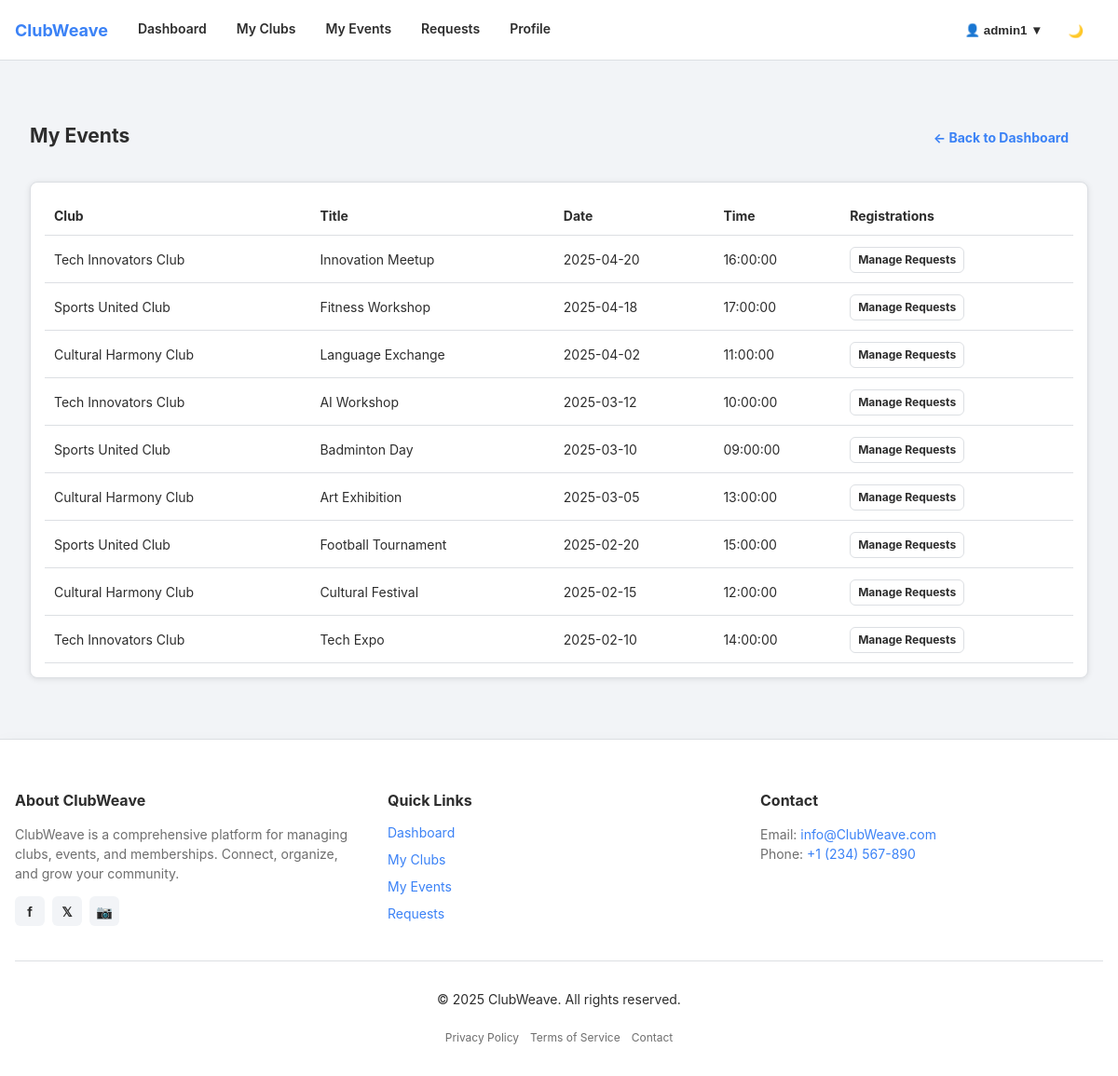
Page /clubadmin/event_list.php (signed in) on the committed database.
### tables this page shows
CREATE TABLE `events` (
  `id` int(11) NOT NULL,
  `club_id` int(11) NOT NULL,
  `created_by` int(11) DEFAULT NULL,
  `title` varchar(100) NOT NULL,
  `description` text DEFAULT NULL,
  `date` date NOT NULL,
  `created_at` timestamp NOT NULL DEFAULT current_timestamp(),
  `event_image` varchar(255) DEFAULT NULL,
  `event_time` time DEFAULT NULL,
  `venue` varchar(100) DEFAULT NULL,
  `registration_deadline` date DEFAULT NULL,
  `max_participants` int(11) DEFAULT NULL
);

CREATE TABLE `clubs` (
  `id` int(11) NOT NULL,
  `name` varchar(100) NOT NULL,
  `description` text DEFAULT NULL,
  `category` varchar(50) DEFAULT NULL,
  `location` varchar(100) DEFAULT NULL,
  `contact_email` varchar(100) DEFAULT NULL,
  `contact_phone` varchar(20) DEFAULT NULL,
  `logo` varchar(255) DEFAULT NULL,
  `founded_year` year(4) DEFAULT NULL,
  `created_by` int(11) NOT NULL,
  `created_at` timestamp NOT NULL DEFAULT current_timestamp(),
  `updated_at` datetime DEFAULT current_timestamp() ON UPDATE current_timestamp()
);

### clubadmin/event_list.php (the view, shortened to what this page needs)
<?php
include "../includes/database.php";
include "../includes/header.php";
$admin_id = $_SESSION['user_id'];
$stmt = $connection->prepare("
    SELECT e.id, e.title, e.date, e.event_time, c.name AS club_name
    FROM events e
    JOIN clubs c ON e.club_id = c.id
    WHERE e.created_by = ?
    ORDER BY e.date DESC
");
$stmt->bind_param("i", $admin_id);
$stmt->execute();
$res = $stmt->get_result();
?>
<main>
<div class="container mt-4">
<div class="d-flex justify-between items-center mb-4">
  <h2>My Events</h2>
  <a href="dashboard.php" class="btn btn-ghost">← Back to Dashboard</a>
</div>
<?php if ($res->num_rows === 0): ?>
    <div class="card text-center text-muted">
      <p>No events created yet.</p>
    </div>
<?php else: ?>
    <div class="card">
      <table class="table">
        <thead>
          <tr>
            <th>Club</th>
            <th>Title</th>
            <th>Date</th>
            <th>Time</th>
            <th>Registrations</th>
          </tr>
        </thead>
        <tbody>
          <?php while($row = $res->fetch_assoc()): ?>
          <tr>
              <td><?= htmlspecialchars($row['club_name']) ?></td>
              <td><?= htmlspecialchars($row['title']) ?></td>
              <td><?= htmlspecialchars($row['date']) ?></td>
              <td><?= htmlspecialchars($row['event_time']) ?></td>
              <td><a href="manage_requests.php" class="btn btn-outline" style="padding: 4px 8px; font-size: 12px;">Manage Requests</a></td>
          </tr>
          <?php endwhile; ?>
        </tbody>
      </table>
    </div>
<?php endif; ?>
</div>
</main>
<?php include '../includes/footer.php'; ?>

### assets/css/styles.css (style rules this page uses)
:root { --color-primary: #3b82f6; --color-primary-600: #2563eb; --color-primary-700: #1d4ed8; --color-primary-rgb: 59, 130, 246; --color-secondary: #5caab7; --color-accent: #f6c453; --text: #2d2d2d; --text-muted: #6e6e6e; --surface-1: #ffffff; --surface-2: #f2f4f7; --border-color: #dcdfe3; --success: #22c55e; --danger-hover: #ef4444; --danger: #f87171; --warning: #f4c430; --space-1: 4px; --space-2: 8px; --space-3: 12px; --space-4: 16px; --space-5: 24px; --space-6: 32px; --radius-sm: 6px; --radius-md: 8px; --radius-lg: 12px; --radius-pill: 999px; --shadow-sm: 0 6px 18px rgba(0, 0, 0, 0.05); --shadow-lg: 0 20px 40px rgba(0, 0, 0, 0.1); --font-sans: -apple-system, BlinkMacSystemFont, "Segoe UI", Roboto, "Helvetica Neue", Arial, sans-serif; --fs-xs: 12px; --fs-sm: 14px; --fs-md: 16px; --fs-lg: 20px; --fs-xl: 24px; --lh-normal: 1.5; }
* { box-sizing: border-box; }
html, body { height: 100%; margin: 0; padding: 0; }
body { font-family: var(--font-sans); color: var(--text); background: var(--surface-2); font-size: var(--fs-sm); line-height: var(--lh-normal); }
a { color: var(--color-primary); text-decoration: none; }
.container { max-width: 1200px; margin: var(--space-6) auto; padding: 0 var(--space-4); }
html, body { height: 100%; margin: 0; }
body { display: flex; flex-direction: column; min-height: 100vh; }
main { flex: 1; padding: var(--space-6) var(--space-4); }
.card { background: var(--surface-1); border-radius: var(--radius-md); box-shadow: var(--shadow-sm); padding: var(--space-4); border: 1px solid var(--border-color); margin-bottom: var(--space-4); }
.card { padding: 15px; border-radius: 8px; box-shadow: 0 1px 6px rgba(0,0,0,0.1); }
.btn { display: inline-block; padding: 6px 14px; border-radius: var(--radius-sm); font-weight: 700; cursor: pointer; transition: all 0.15s ease; border: 1px solid transparent; margin-top: 2px; margin-right: 6px; }
.btn-ghost { background: transparent; color: var(--color-primary); border: 1px solid transparent; }
.btn-outline { background: transparent; color: var(--text); border: 1px solid var(--border-color); }
.d-flex { display: flex; }
.justify-between { justify-content: space-between; }
.items-center { align-items: center; }
.mt-4 { margin-top: var(--space-4); }
.mb-4 { margin-bottom: var(--space-4); }
table { width: 100%; border-collapse: collapse; }
th, td { padding: 10px; border-bottom: 1px solid var(--border-color); text-align: left; }

### rows in the picture
events: club.name "Tech Innovators Club", title "Innovation Meetup", date "2025-04-20", event_time "16:00:00"
events: club.name "Sports United Club", title "Fitness Workshop", date "2025-04-18", event_time "17:00:00"
events: club.name "Cultural Harmony Club", title "Language Exchange", date "2025-04-02", event_time "11:00:00"
events: club.name "Tech Innovators Club", title "AI Workshop", date "2025-03-12", event_time "10:00:00"
events: club.name "Sports United Club", title "Badminton Day", date "2025-03-10", event_time "09:00:00"
events: club.name "Cultural Harmony Club", title "Art Exhibition", date "2025-03-05", event_time "13:00:00"
events: club.name "Sports United Club", title "Football Tournament", date "2025-02-20", event_time "15:00:00"
events: club.name "Cultural Harmony Club", title "Cultural Festival", date "2025-02-15", event_time "12:00:00"
events: club.name "Tech Innovators Club", title "Tech Expo", date "2025-02-10", event_time "14:00:00"

### other values in the picture
$user_name "admin1"
